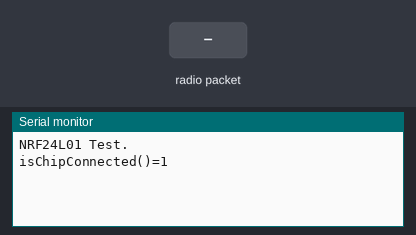
The sketch below on a simulated Arduino Uno, built with avr-gcc and run on an emulated ATmega328P. Parts: the last lines printed to the serial monitor. The test bench sets the inputs (shaded band). No radio packets arrive unless stated.

Above: at 1.2 s.
1.3 s: radio packet "1" arrives
At 2.2 s:
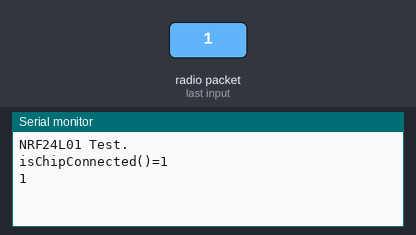
2.8 s: radio packet "0" arrives
At 3.4 s:
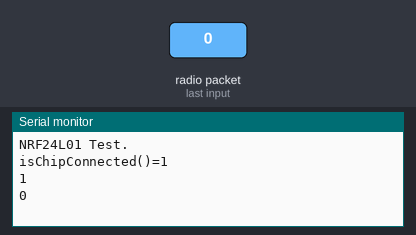
4.3 s: radio packet "2" arrives
At 5.7 s:
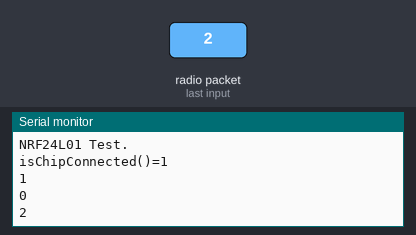

Measured:
- after the input at 1.3 s, the serial monitor: prints a new line at once (image 1)
- after the input at 2.8 s, the serial monitor: prints a new line at once (image 2)
- after the input at 4.3 s, the serial monitor: prints a new line at once (image 3)

The sketch:

nrf24MyTest_rec.ino
```cpp
/*
* Arduino Wireless Communication Tutorial
*       Example 1 - Receiver Code
*
* by Dejan Nedelkovski, www.HowToMechatronics.com
*
* Library: TMRh20/RF24, https://github.com/tmrh20/RF24/
*/

#include <SPI.h>
#include <nRF24L01.h>
#include <RF24.h>

RF24 radio(7, 6); // CE, CSN

const byte address[6] = "00001";

void setup() {
  Serial.begin(9600);
  radio.begin();
  radio.openReadingPipe(0, address);
  radio.setPALevel(RF24_PA_LOW);
  radio.startListening();
  Serial.println("NRF24L01 Test.");
  Serial.print("isChipConnected()=");
  Serial.println(radio.isChipConnected());
}

void loop() {
  if (radio.available()) {
    char text[32] = "";
    radio.read(&text, sizeof(text));
    Serial.println(text);
  }
}
```
